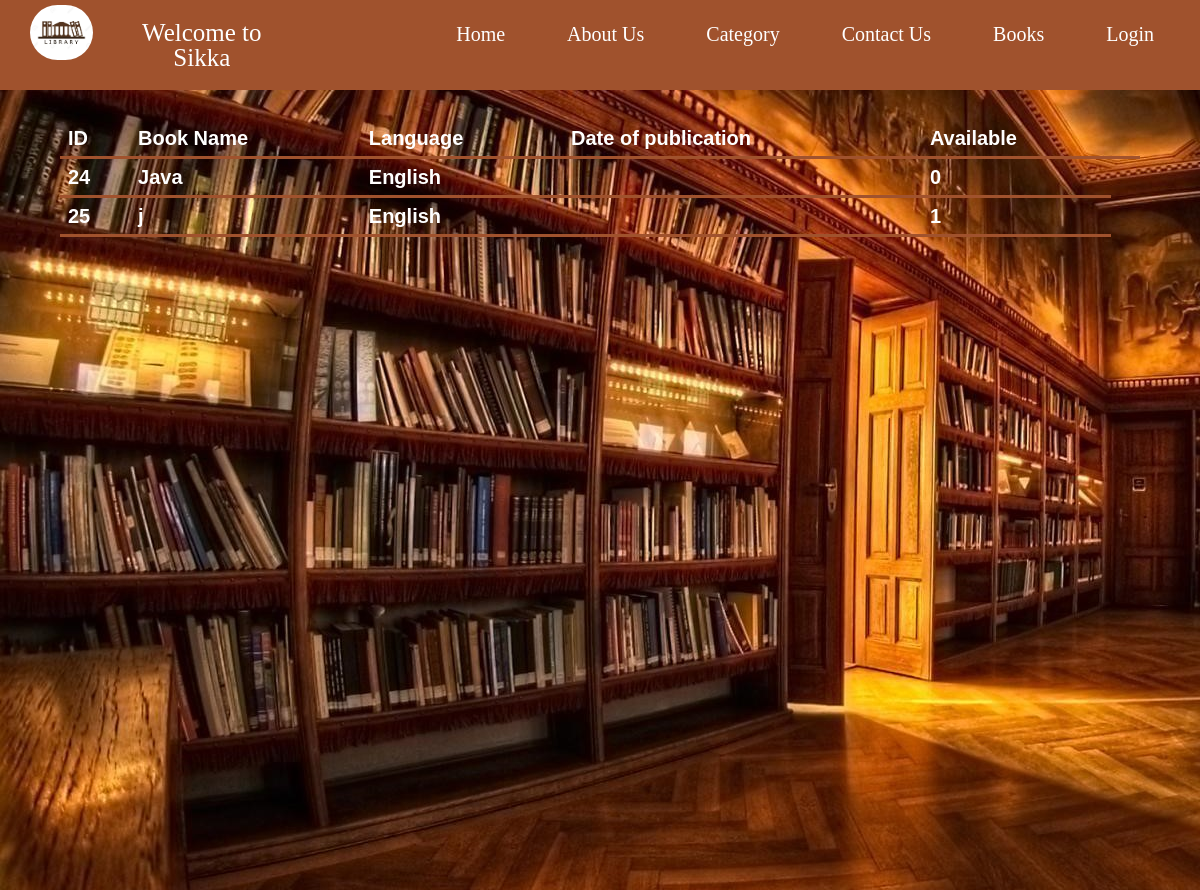
/display.php, run on an earlier commit of the app's database.
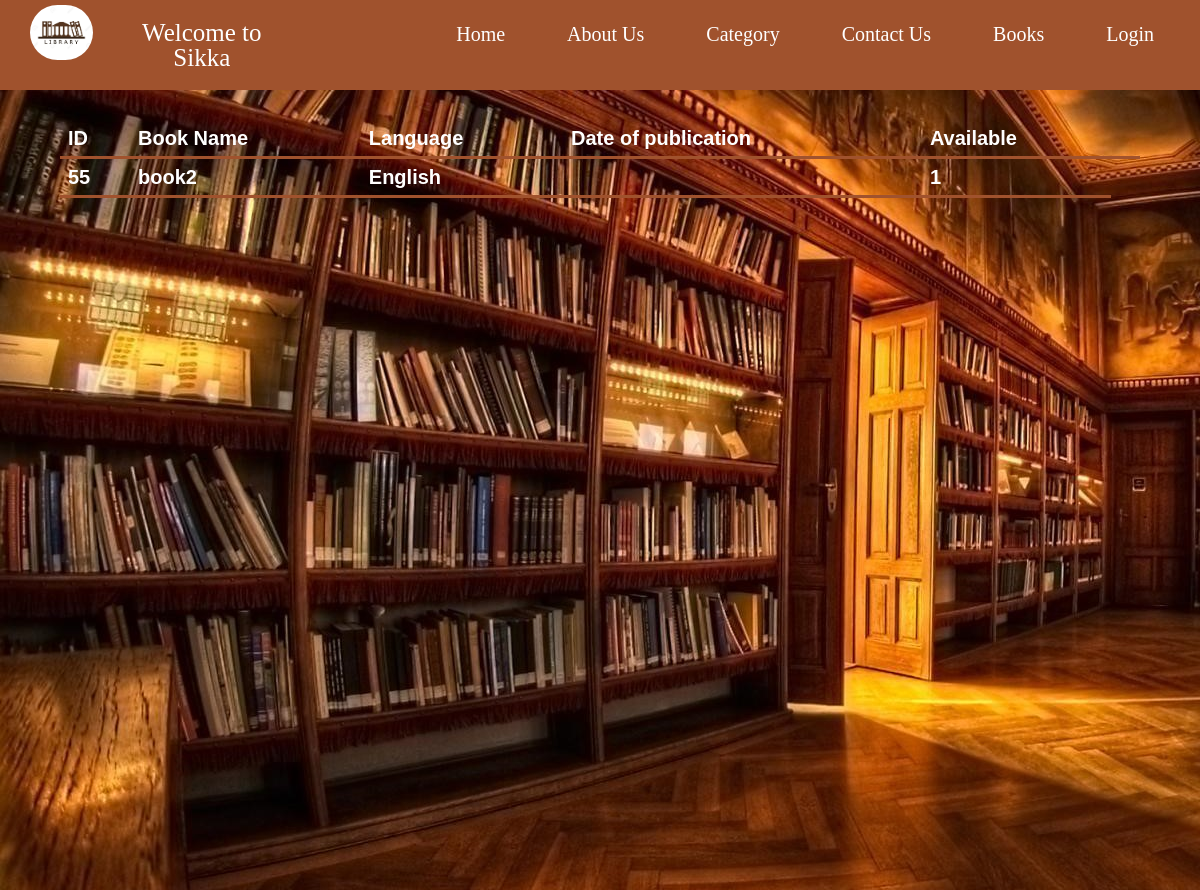
And on a later commit of the database.
### tables this page shows
CREATE TABLE `books` (
  `ID` int(11) NOT NULL,
  `BookName` varchar(30) NOT NULL,
  `Description` longtext NOT NULL,
  `Language` varchar(20) NOT NULL,
  `Available` tinyint(1) NOT NULL,
  `PDF` varchar(255) NOT NULL
);

### core/connect.php (called while the page is built, shortened)
<?php
$isLoggedIn = isset($_SESSION['user_id']);

### display.php (the view, shortened to what this page needs)
<?php
include "core/connect.php";
?>
<link rel="stylesheet" href="assets/css/owner.css">
<link rel="stylesheet" href="assets/css/header.css">
<div class="display-content">
    <table>
        <thead>
            <tr>
                <th>ID</th>
                <th>Book Name</th>
                <th>Language</th>
                <th>Date of publication</th>
                <th>Available</th>
                <th></th>
            </tr>
        </thead>
        <tbody id="table-body">
            <?php
            $SQL = "select * from `books`";
            $result = mysqli_query($conn, $SQL);
            if ($result) {
                while ($row = mysqli_fetch_assoc($result)) {
                    $id = $row['ID'];
                    $bookname = $row['BookName'];
                    $dop = $row['dop'];
                    $lang = $row['Language'];
                    $available = $row['Available'];
                    echo '
<tr>
<th scope="row">' . $id . '</th>
<td>' . $bookname . '</td>
<td>' . $lang . '</td>
<td>' . $dop . '</td>
<td>' . $available . '</td>
'
                        . (isAdmin() ? '<td>
<a class="update-btn" href="book-update.php? updateid=' . $id . '" class="text-light">Update</a>
<a class="delete-btn" onclick="return msg()" href="book-delete.php? deleteid=' . $id . '"
class="text-light">delete</a>
</td>' : '')
                        . '</tr>';
                }
            }
            ?>
        </tbody>
    </table>
</div>
<?php
$page = ob_get_clean();
include 'templates/header.php';
include 'templates/html.php';

### templates/header.php
<header>
    <nav>
        <div class="lgo">
            <img src="assets/img/96606910-library-logo-with-building-and-books.webp" alt="" class="logo">
            <h1 style="width: 20%;">Welcome to Sikka</h1>
            <ul>
                <?php
                if ($isLoggedIn) {
                    echo '<li><a href="login.php?logout">Logout</a></li>';
                } else {
                    echo '<li><a href="login.php">Login</a></li>';
                }
                ?>
                <li><a href="display.php">Books</a></li>
                <li><a href="contact.php">Contact Us</a></li>
                <li><a href="category.php">Category</a></li>
                <li><a href="about.php">About Us</a></li>
                <li><a href="index.php">Home</a></li>
            </ul>
        </div>
    </nav>
</header>

### templates/html.php (shortened to what this page needs)
<!DOCTYPE html>
<html>
<head>
    <link rel="stylesheet" href="assets/css/style.css">
</head>
<body>
    <?php echo $page; ?>
</body>
</html>

### assets/css/owner.css (style rules this page uses)
.display-content { font-family: Arial, sans-serif; height: 100%; background-image: url('../img/library.jpg'); color: white; margin: 0; padding: 0; }
.display-content table { width: 90%; color: white; border-collapse: collapse; margin: auto; font-size: 20px; font-weight: bold ; position: relative; top: 30px; }
.display-content table th,.display-content table td { padding: 8px; text-align: left; border-bottom: 3px solid #A0522D; margin-top: 10px; }

### assets/css/header.css (style rules this page uses)
ul, .lgo { list-style-type: none; margin: 0; padding: 0; overflow: hidden; width: 100%; background-color: #A0522D; font-family: "Times New Roman"; font-size: 15px; }
li { margin: 10px 30px 0 0; float: right; }
nav li a { display: block; color: white; text-align: center; padding: 14px 16px; text-decoration: none; font-size: 20px; }
.logo { margin: 5px 0 0 30px; width: 7%; height: 55px; border-radius: 100px; }
.lgo { display: flex; }
h1 { text-align: center; color: white; font-size: 25px; margin: 20px; }

What changed in the data, as far as the page shows it:
removed books: ID "24", BookName "Java", Language "English", Available "0"
removed books: ID "25", BookName "j", Language "English", Available "1"
added books: ID "55", BookName "book2", Language "English", Available "1"
